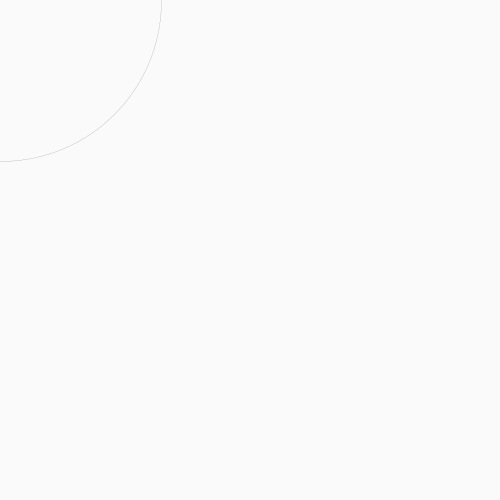
Frame 1 (no input)
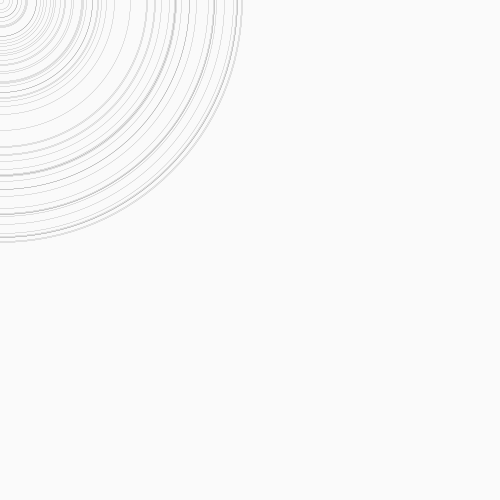
Frame 60 (the mouse pressed at the canvas centre just before this capture)
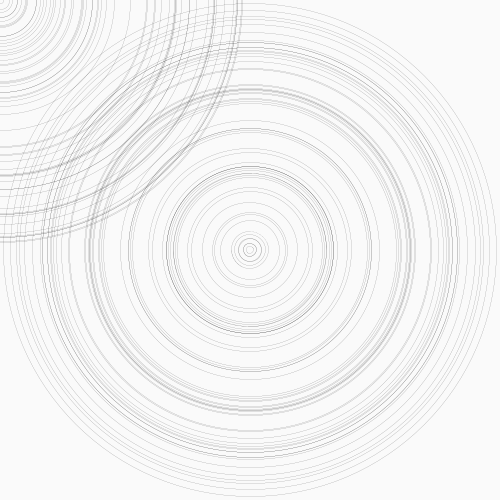
Frame 120 (the mouse held since frame 60 and released just before this capture)

The Processing sketch that drew these frames (run headless with seeded random() and noise(); from frame 60 on, the mouse is pressed at the canvas centre):

// Processing sketch: BasicDrawing03
// ── BasicDrawing03.pde
void setup(){
size(500,500);
background(250);
}


void draw(){


//draw a shape
strokeWeight(0.05);
stroke(40); //try changing the colours 
noFill();
//random position 
float x=random(500);
float y=random(500);
//rect(250,250,100,100);
ellipse(mouseX,mouseY,x,x);
}
